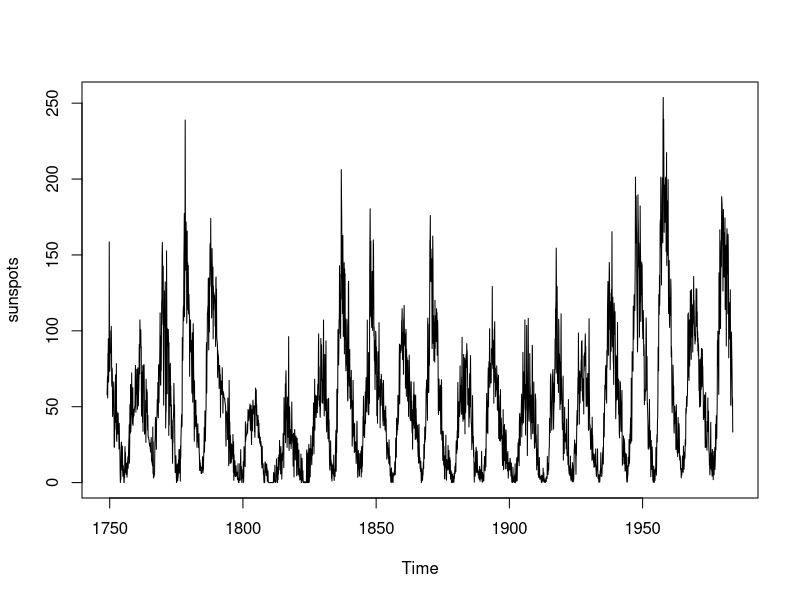
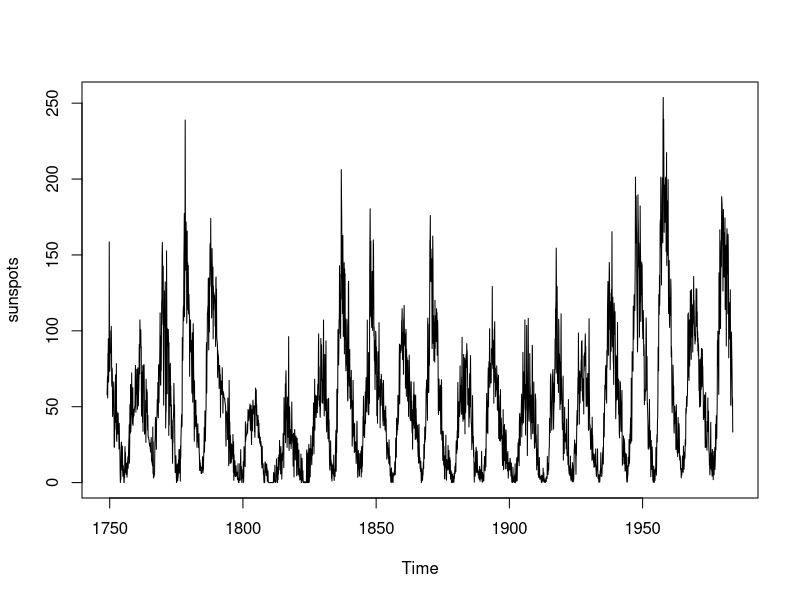
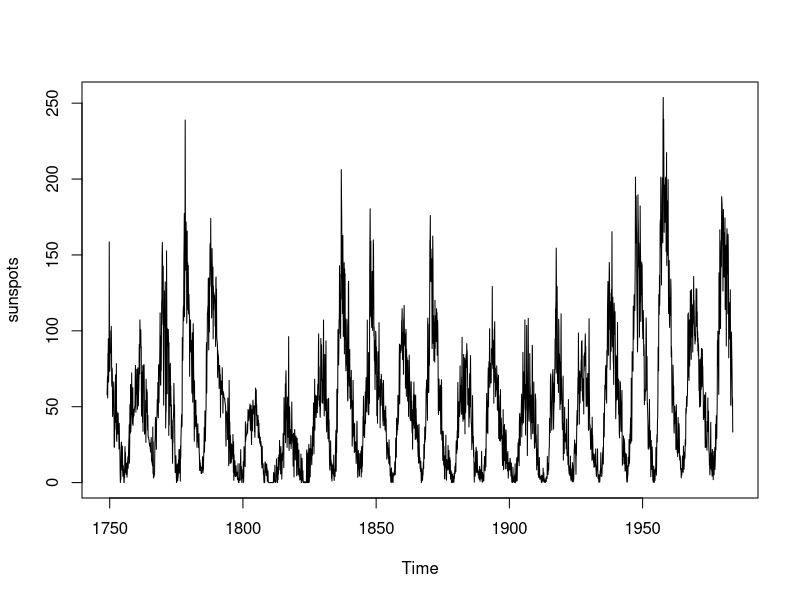

These charts were generated, in order, by the following R code:
## ---- chunk 1
pi/2
sin(pi/2)
x<-sqrt(2)
x


## ---- chunk 2
plot(sunspots)
## ---- chunk 3
summary(sunspots)

## ---- chunk 4

X <- sunspots
X
## ---- chunk 5
class(sunspots)
#NOTE: ts stands for time-series

## ---- chunk 6
typeof(sunspots)

## ---- chunk 7
plot(sunspots)

## ---- chunk 8
 plot.ts(sunspots)

## ---- chunk 9
class(cars)
typeof(cars)
names(cars)
summary(cars)

## ---- chunk 10
 str(cars)

## ---- chunk 11
 cars$speed

## ---- chunk 12
 cars[ , 1]


## ---- chunk 13
cars[3, 1]

## ---- chunk 14
1 + 1
sin(pi/3)

## ---- chunk 15
class(dist ~ speed)


## ---- chunk 16
lm(dist ~ speed, data = cars)

